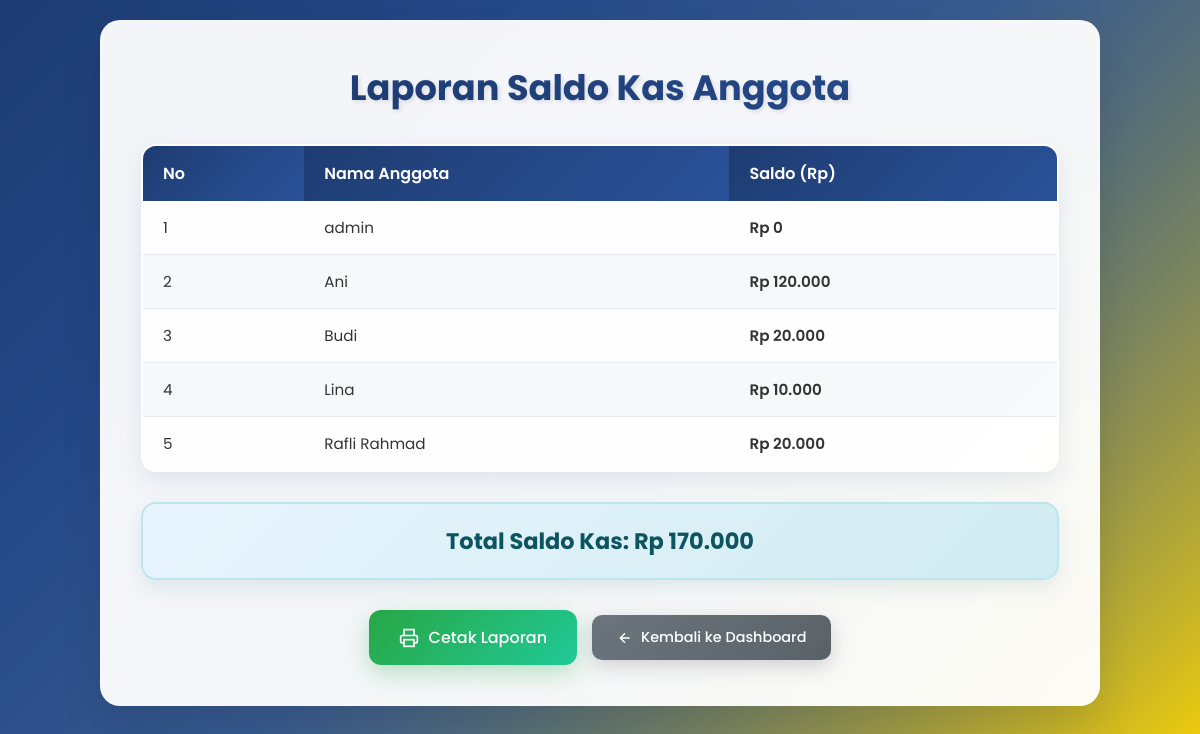
/reports/laporan_saldo.php, run on the app's committed database.
### tables this page shows
CREATE TABLE `anggota` (
  `id` int NOT NULL,
  `nama` varchar(100) NOT NULL,
  `username` varchar(100) DEFAULT NULL,
  `password` varchar(255) DEFAULT NULL,
  `role` enum('bendahara','anggota') DEFAULT 'anggota',
  `saldo` int DEFAULT '0'
);

### reports/laporan_saldo.php (the view, shortened to what this page needs)
<?php
require '../config/koneksi.php';
$query = "SELECT nama, saldo FROM anggota ORDER BY nama ASC";
$result = $conn->query($query);
$query_total = "SELECT SUM(jumlah) AS total FROM kas WHERE jenis='pemasukan'";
$result_total = $conn->query($query_total);
$total = $result_total->fetch_assoc()['total'] ?? 0;
?>
<!DOCTYPE html>
<html lang="id">
<head>
    <link rel="stylesheet" href="../assets/style.css">
</head>
<body>
    <div class="report-container">
        <h2 class="report-title">Laporan Saldo Kas Anggota</h2>
        <table class="report-table">
            <thead>
                <tr>
                    <th>No</th>
                    <th>Nama Anggota</th>
                    <th>Saldo (Rp)</th>
                </tr>
            </thead>
            <tbody>
                <?php
                $no = 1;
                while ($row = $result->fetch_assoc()) :
                    $saldoClass = '';
                    if ($row['saldo'] > 0) {
                        $saldoClass = 'saldo-positive';
                    } elseif ($row['saldo'] == 0) {
                        $saldoClass = 'saldo-zero';
                    } else {
                        $saldoClass = 'saldo-negative';
                    }
                ?>
                    <tr>
                        <td><?= $no++ ?></td>
                        <td><?= htmlspecialchars($row['nama']) ?></td>
                        <td class="<?= $saldoClass ?>">Rp <?= number_format($row['saldo'], 0, ',', '.') ?></td>
                    </tr>
                <?php endwhile; ?>
            </tbody>
        </table>
        <div class="total-summary">
            <h3>Total Saldo Kas: Rp <?= number_format($total, 0, ',', '.') ?></h3>
        </div>
        <div class="report-actions">
            <button class="print-button" onclick="window.print()">
                <svg width="20" height="20" viewBox="0 0 24 24" fill="none" stroke="currentColor" stroke-width="2">
                    <polyline points="6,9 6,2 18,2 18,9"></polyline>
                    <path d="M6,18H4a2,2 0 0,1-2-2V11a2,2 0 0,1,2-2H20a2,2 0 0,1,2,2v5a2,2 0 0,1-2,2H18"></path>
                    <rect x="6" y="14" width="12" height="8"></rect>
                </svg>
                Cetak Laporan
            </button>
            <a href="../index.php" class="back-button">
                <svg width="16" height="16" viewBox="0 0 24 24" fill="none" stroke="currentColor" stroke-width="2">
                    <path d="M19 12H5M12 19l-7-7 7-7"></path>
                </svg>
                Kembali ke Dashboard
            </a>
        </div>
    </div>
</body>
</html>

### assets/style.css (style rules this page uses)
* { margin: 0; padding: 0; box-sizing: border-box; }
body { font-family: 'Poppins', sans-serif; background: linear-gradient(135deg, #1e3c72 0%, #2a5298 25%, #ffd700 100%); min-height: 100vh; padding: 20px; position: relative; }
body::before { content: ''; position: fixed; top: 0; left: 0; right: 0; bottom: 0; background: linear-gradient(135deg, rgba(30, 60, 114, 0.9) 0%, rgba(42, 82, 152, 0.8) 50%, rgba(255, 215, 0, 0.1) 100%); z-index: -1; }
h2 { color: #1e3c72; font-size: 2.5rem; font-weight: 700; text-align: center; margin-bottom: 10px; background: linear-gradient(135deg, #1e3c72, #2a5298); -webkit-background-clip: text; -webkit-text-fill-color: transparent; background-clip: text; text-shadow: 2px 2px 4px rgba(0, 0, 0, 0.1); }
.report-container { max-width: 1000px; margin: 0 auto; background: rgba(255, 255, 255, 0.95); backdrop-filter: blur(10px); border-radius: 20px; box-shadow: 0 20px 40px rgba(0, 0, 0, 0.1); padding: 40px; border: 1px solid rgba(255, 255, 255, 0.2); animation: slideInUp 0.8s ease forwards; }
.report-title { color: #1e3c72; font-size: 2.2rem; font-weight: 700; text-align: center; margin-bottom: 30px; background: linear-gradient(135deg, #1e3c72, #2a5298); -webkit-background-clip: text; -webkit-text-fill-color: transparent; background-clip: text; text-shadow: 2px 2px 4px rgba(0, 0, 0, 0.1); }
.report-table { width: 100%; border-collapse: collapse; margin: 30px 0; background: rgba(255, 255, 255, 0.9); border-radius: 15px; overflow: hidden; box-shadow: 0 8px 25px rgba(30, 60, 114, 0.1); border: 2px solid rgba(30, 60, 114, 0.1); }
.report-table th { background: linear-gradient(135deg, #1e3c72, #2a5298); color: white; padding: 15px 20px; text-align: left; font-weight: 600; font-size: 1rem; border: none; position: relative; }
.report-table th:first-child { border-top-left-radius: 15px; }
.report-table th:last-child { border-top-right-radius: 15px; }
.report-table td { padding: 15px 20px; border-bottom: 1px solid rgba(30, 60, 114, 0.1); color: #333; font-size: 0.95rem; transition: all 0.3s ease; }
.report-table tr:nth-child(even) { background: rgba(30, 60, 114, 0.03); }
.report-table tr:last-child td:first-child { border-bottom-left-radius: 15px; }
.report-table tr:last-child td:last-child { border-bottom-right-radius: 15px; }
.total-summary { background: linear-gradient(135deg, #e8f4fd, #d1ecf1); border: 2px solid #bee5eb; border-radius: 15px; padding: 20px; margin: 30px 0; text-align: center; color: #0c5460; font-size: 1.2rem; font-weight: 600; box-shadow: 0 8px 20px rgba(12, 84, 96, 0.1); }
.print-button { display: inline-flex; align-items: center; gap: 10px; padding: 15px 30px; background: linear-gradient(135deg, #28a745, #20c997); color: white; border: none; border-radius: 12px; font-size: 1rem; font-weight: 500; font-family: 'Poppins', sans-serif; cursor: pointer; transition: all 0.3s ease; box-shadow: 0 8px 25px rgba(40, 167, 69, 0.3); position: relative; overflow: hidden; text-decoration: none; }
.print-button::before { content: ''; position: absolute; top: 0; left: -100%; width: 100%; height: 100%; background: linear-gradient(90deg, transparent, rgba(255, 255, 255, 0.2), transparent); transition: left 0.5s ease; }
.back-button { display: inline-flex; align-items: center; gap: 8px; padding: 12px 25px; background: linear-gradient(135deg, #6c757d, #5a6268); color: white; text-decoration: none; border-radius: 10px; font-size: 0.9rem; font-weight: 500; font-family: 'Poppins', sans-serif; transition: all 0.3s ease; box-shadow: 0 6px 20px rgba(108, 117, 125, 0.3); }
.report-actions { display: flex; gap: 15px; justify-content: center; align-items: center; margin-top: 30px; flex-wrap: wrap; }
.saldo-positive { color: #28a745; font-weight: 600; }
.saldo-zero { color: #ffc107; font-weight: 600; }
.report-table tr { animation: fadeInRow 0.5s ease forwards; }
.report-table tr:nth-child(1) { animation-delay: 0.1s; }
.report-table tr:nth-child(2) { animation-delay: 0.15s; }
.report-table tr:nth-child(3) { animation-delay: 0.2s; }
.report-table tr:nth-child(4) { animation-delay: 0.25s; }
.report-table tr:nth-child(5) { animation-delay: 0.3s; }

### data on the page
anggota: nama "admin", saldo "0"
anggota: nama "Ani", saldo "120.000"
anggota: nama "Budi", saldo "20.000"
anggota: nama "Lina", saldo "10.000"
anggota: nama "Rafli Rahmad", saldo "20.000"

### other printed values
$total "170.000"
